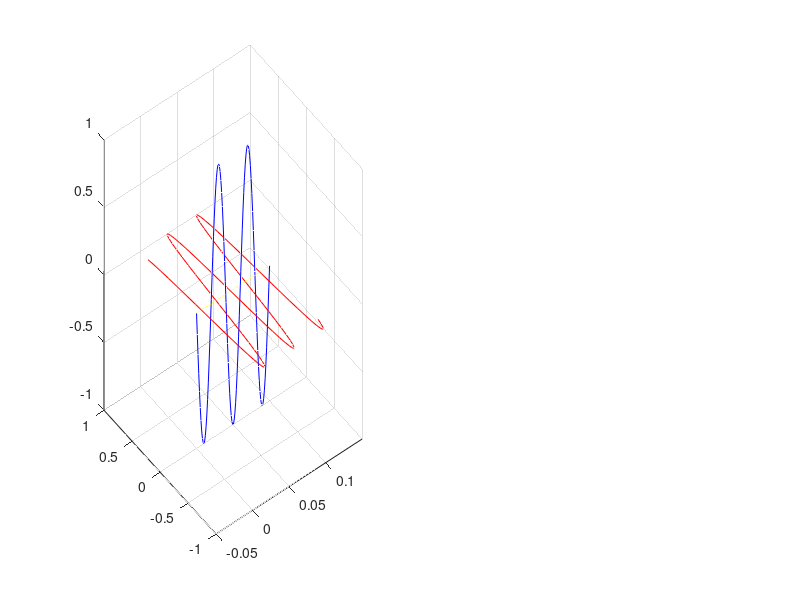

MATLAB code to generate this figure: (Note: this script raises an error after producing the figure.)
clc
close all

x = linspace(0,0.1,100);
m = zeros(1,100);
t = 0;

phi = pi/3; %phase angle

la = 4e-2;
f = 15e9;
w = 2*pi*f;
b = 2*pi/la;

y = 1*sin(w*t -b*x + phi); %Ele wave
z = 1*sin(w*t -b*x); %Mag wave

r = [y,z];

for i=100:-2:1
    subplot(1,2,1)
    plot3(x,m,z,'b'); %mag field
    hold on
    plot3(x,y,m,'r'); %ele field
    hold on
    plot3(x,m,m,"y");
    hold on
    axis manual;
    grid on;
    axis([-0.05 0.15 -1 1 -1 1])
    plot3(x(i),y(i),m,'or','MarkerSize',5)
    drawnow
    plot3(x(i),m,z(i),'or','MarkerSize',5)
    drawnow
    hold off;
    subplot(1,2,2)
    axis equal;
    axis([-2 2 -2 2])
    plot(y(i),z(i),'or','MarkerSize',3,'MarkerFaceColor','b');
    hold on;
    if(i==100)
        pause(2)
    end
    
end
close all